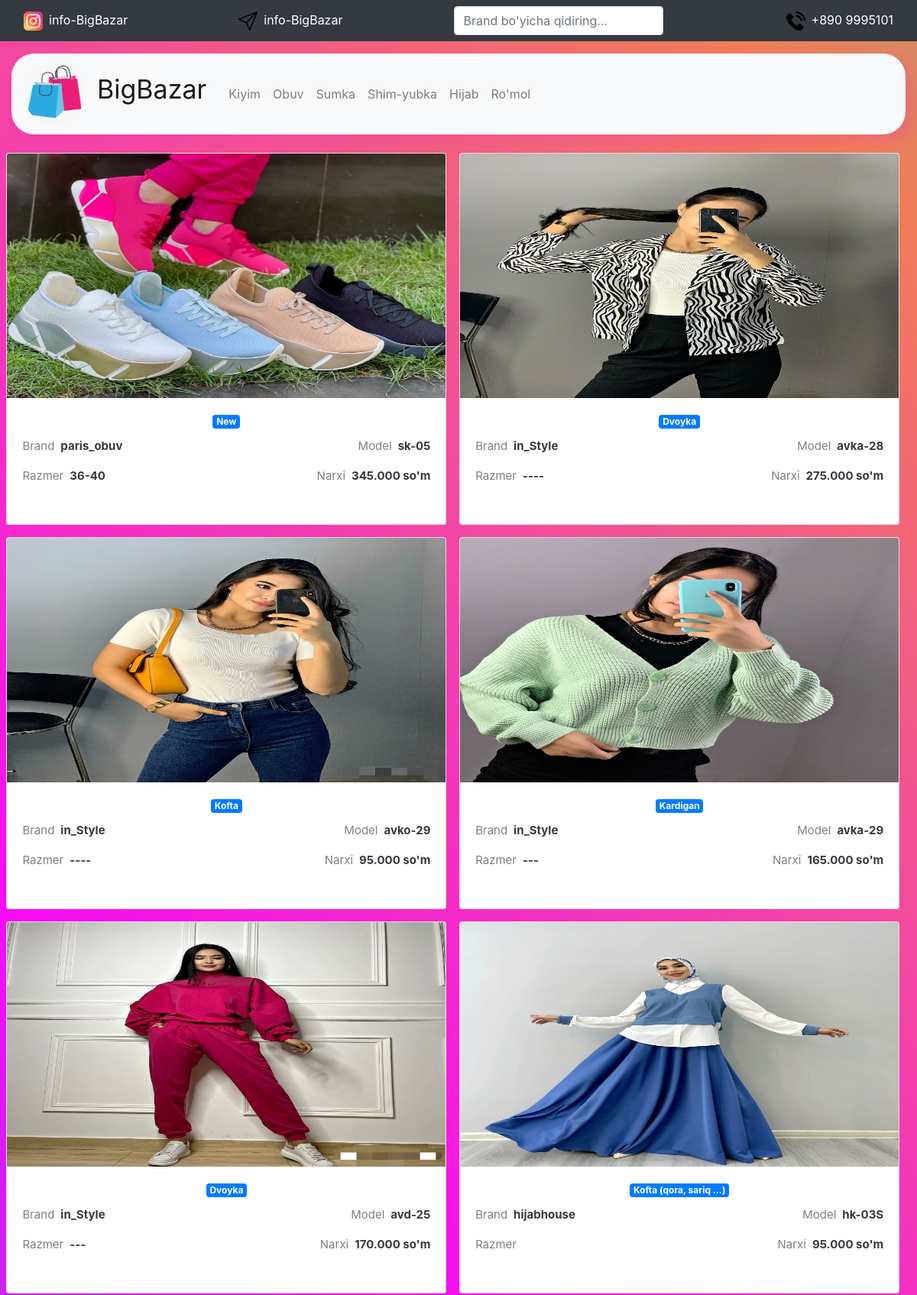
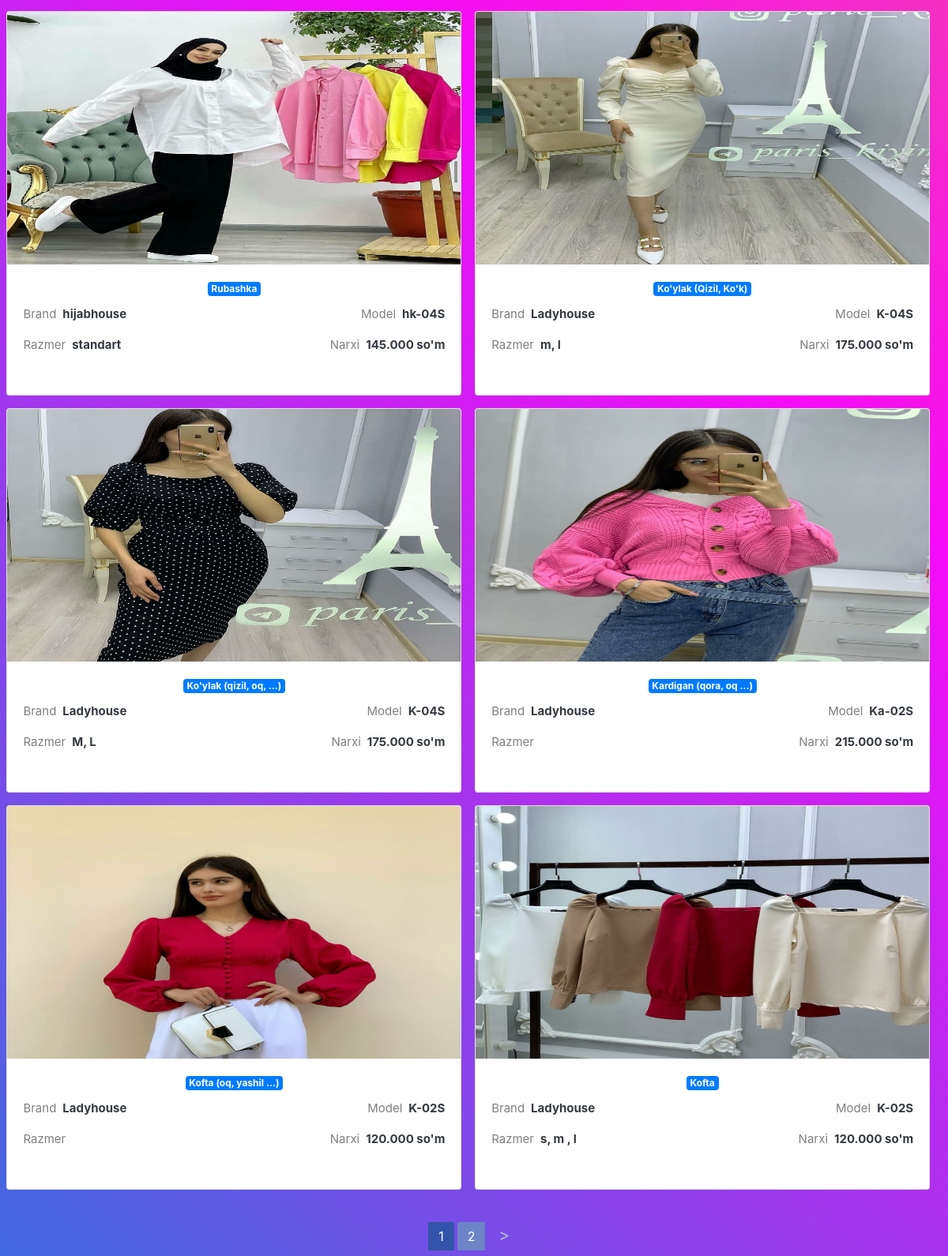
The page / on the database its author committed (2 pictures, top to bottom).
### ecom/models.py (models this page shows)
class Product(models.Model):
    class Meta:
        db_table = "Product"
    category = models.CharField(max_length=45, default='Product')
    brand = models.CharField(max_length=15, null=False, blank=True)
    model = models.CharField(max_length=15, blank=True)
    razmer = models.CharField(max_length=10, blank=True)
    price = models.CharField(max_length=15, blank=True)
    image = models.ImageField(upload_to=getpath)

### ecom/views.py (the view)
# urls.py: 2. Add a URL to urlpatterns:  path('', views.home, name='home')
def home(request):
    return render(request, 'home.html', {'products': search(request, Product)})

### ecom/templates/home.html (shortened to what this page needs)
{% load static %}
<!DOCTYPE html>
<html lang="en">
<head>
    <link rel="stylesheet" href="{% static 'css/decs.css' %}">
    <link rel="stylesheet" href="{% static 'bootcss/bootstrap.css' %}">
</head>
<body id="body">
<nav class="navbar navbar-dark bg-dark">
  <div class="container-fluid">
      <a href="https://www.instagram.com/bigbazaar.uz/?hl=en" class="flex-parent text-dark ">
        <div class=""><img id="insta" class="" src="{% static 'images/instagram.png' %}" alt="image"></div>
        <div class="ml-2 text-white">info-BigBazar</div>
    </a>
    <a href="https://t.me/Mansuroffakhad" class="flex-parent text-dark">
        <div class=""><img id="insta" class="" src="{% static 'images/send.png' %}" alt="image"></div>
        <div class="ml-2 text-white">info-BigBazar</div>
      </a>
      <form class="d-flex input-group w-auto">
      <input
        type="search"
        class="form-control rounded"
        placeholder="Brand bo'yicha qidiring..."
        aria-label="Search"
        name="search"
        aria-describedby="search-addon"
      />
    </form>
      <div class="flex-parent ml-3">
        <div class=""><img id="insta" class="" src="{% static 'images/telephone-call.png' %}" alt="image"></div>
        <div class="ml-2 text-white">+890 9995101</div>
      </div>
  </div>
</nav>
<div class="container">
    <div id="navbar" style="border-radius: 30px" class="navbar sticky-top navbar-expand-lg navbar-light bg-light mt-3">
        <a href="{% url 'home' %}" id="logo" class="navbar-brand">
            <div><img class="logo" src="{% static 'images/mylogo.jpg' %}" alt=""></div>
            <div class="logo_name mt-2 ml-3">BigBazar</div>
        </a>
        <div class="something collapse navbar-collapse ml-5" id="menu">
            <ul class="navbar-nav justify-content-end">
                <li class="nav-item"><a href="{% url 'dress' %}" class="nav-link">Kiyim</a></li>
                <li class="nav-item"><a href="{% url 'shoe' %}" class="nav-link ">Obuv</a></li>
                <li class="nav-item"><a href="{% url 'bag' %}" class="nav-link">Sumka</a></li>
                <li class="nav-item"><a href="{% url 'treasure' %}" class="nav-link">Shim-yubka</a></li>
                <li class="nav-item"><a href="{% url 'hijab' %}" class="nav-link">Hijab</a></li>
                <li class="nav-item"><a href="{% url 'romol' %}" class="nav-link">Ro'mol</a></li>
            </ul>
        </div>
    </div>
    <div class="row  align-content-md-start mt-3">
        {% for product in products %}
        <div class="card mb-2 mt-2" >
            <img data-enlargeable width="100" style="cursor: zoom-in"  class="img_height card-img-top" src="{{product.image.url}}" alt="Card image cap">
            <div class="card-body">
                <h6 class="text-center"><span class="badge badge-primary">{{ product.category }} </span></h6>
                <div class="flex-parent  justify-content-between">
                <p style="font-size: 15px" class="text-black-50 flex-parent mt-1 ">
                    Brand <strong style="font-size: 15px" class="text-dark ml-2">{{product.brand}}</strong>
                </p>
                <p style="font-size: 15px" class="text-black-50 flex-parent mt-1">
                    Model <b style="font-size: 15px" class="text-dark ml-2">{{product.model}}</b>
                </p>
                </div>
                <div class="flex-parent justify-content-between mb-3">
                <p style="font-size: 15px" class="text-black-50 flex-parent ">
                    Razmer <strong style="font-size: 15px" class="text-dark ml-2 ">{{product.razmer}}</strong>
                </p>
                <p style="font-size: 15px" class="text-black-50 flex-parent ">
                    Narxi <b style="font-size: 15px" class="text-dark ml-2">{{product.price}}</b>
                </p>
                </div>
            </div>
        </div>
        {% endfor %}
    </div>
<div class="pagin">
    {% for num in products.paginator.page_range %}
        {% if products.number == num %}
            <span class="pagin-num pagin-cur">{{ num }}</span>
        {% elif num > products.number|add:'-3' and num < products.number|add:'3' %}
            <a class="pagin-num" href="?page={{ num }}"> {{ num }}</a>
        {% endif %}
    {% endfor %}
    {% if products.has_next %}
        <a class="pagin-action" href="?page={{ products.next_page_number }}"> > </a>
    {% endif %}
</div>
</div>
</body>
</html>

### static/css/decs.css (style rules this page uses)
#body { background-image: linear-gradient( 45deg, royalblue, #f60bf6, #f17c58, #27DBB1, #FFDC18, #FF3706); height: 100%; background-size: 600%, 100%; background-attachment: fixed; animation: gradient 16s linear infinite; animation-direction: alternate; margin: 0; }
.flex-parent { display: flex; color: white; }
#insta { width: 25px ; height: 25px; }
.container { width: 1600px; }
a { text-decoration: green; color: black; }
.d-flex { width: 40%; }
.logo { width: 80px; height: 80px; border-radius: 50%; }
.logo_name { font-size: 34px; }
#logo { display: flex; }
#navbar { box-shadow: 10px 10px 20px rgba(239, 32, 203, 0.2) }
.card { width: 23.5%; margin: 0 0.7%; }
.img_height { height: 290px; }
.pagin { text-align: center; margin-top: 1.5em; }
.pagin-action { margin: 0 0.1em; display: inline-block; padding: 0.5em; color: #B9B9B9; font-size: 1.3em; }
.pagin-num { background-color: #6d85c7; padding: 0.5em 0.8em; color: #ffffff; border-radius: 2px; }
.pagin-num:hover, .pagin-cur { background-color: #3354aa; }
@media (min-width: 776.1px) and (max-width: 1200px) { .card { width: 48%; } }
@media (min-width: 776.1px) and (max-width: 1200px) { #menu { margin-left: 5px !important; } }
@media (min-width: 1200px) { .img_height { height: 320px; } }

### rows shown on the page
Product: image (picture), category "New", brand "paris_obuv", model "sk-05", razmer "36-40", price "345.000 so'm"
Product: image (picture), category "Dvoyka", brand "in_Style", model "avka-28", razmer "----", price "275.000 so'm"
Product: image (picture), category "Kofta", brand "in_Style", model "avko-29", razmer "----", price "95.000 so'm"
Product: image (picture), category "Kardigan", brand "in_Style", model "avka-29", razmer "---", price "165.000 so'm"
Product: image (picture), category "Dvoyka", brand "in_Style", model "avd-25", razmer "---", price "170.000 so'm"
Product: image (picture), category "Kofta (qora, sariq ...)", brand "hijabhouse", model "hk-03S", price "95.000 so'm"
Product: image (picture), category "Rubashka", brand "hijabhouse", model "hk-04S", razmer "standart", price "145.000 so'm"
Product: image (picture), category "Ko'ylak (Qizil, Ko'k)", brand "Ladyhouse", model "K-04S", razmer "m, l", price "175.000 so'm"
Product: image (picture), category "Ko'ylak (qizil, oq, ...)", brand "Ladyhouse", model "K-04S", razmer "M, L", price "175.000 so'm"
Product: image (picture), category "Kardigan (qora, oq ...)", brand "Ladyhouse", model "Ka-02S", price "215.000 so'm"
Product: image (picture), category "Kofta (oq, yashil ...)", brand "Ladyhouse", model "K-02S", price "120.000 so'm"
Product: image (picture), category "Kofta", brand "Ladyhouse", model "K-02S", razmer "s, m , l", price "120.000 so'm"

### other values the page prints
{{ num }} "1"
{{ num }} "2"
